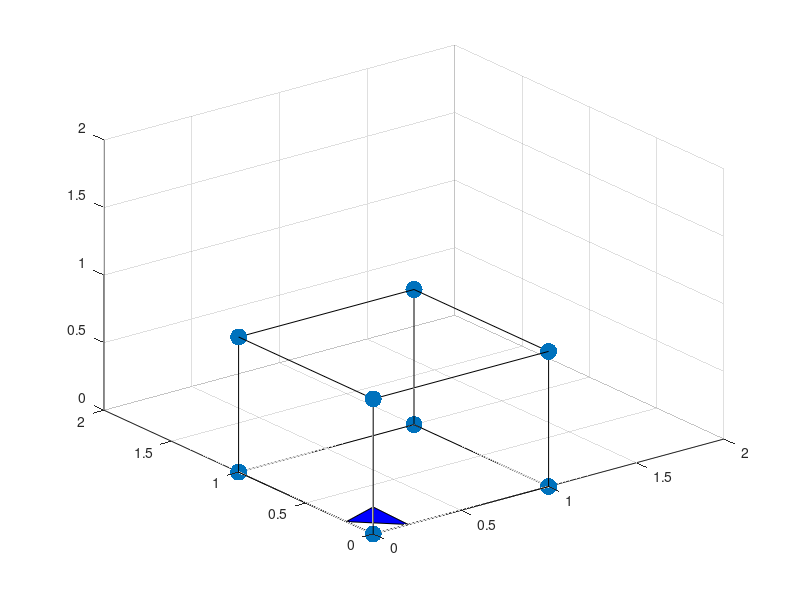

Reproduce this figure in MATLAB.
%Simple cube 
clear
clc
close all
%Plot atoms at the corrners of the cube
r1 = [0 1 0 0 1 1 0 1];
r2 = [0 0 1 0 1 0 1 1];
r3 = [0 0 0 1 0 1 1 1];

figure 
scatter3(r1(:),r2(:),r3(:),150,'filled')
axis([0 2 0 2 0 2])
hold on 
%Plot edge of the cube
for i = 1:7
   for j = i+1:8
       dist = sqrt((r1(i)-r1(j))^2+(r2(i)-r2(j))^2+(r3(i)-r3(j))^2);
       if (abs(dist-1)<=0.0001)
           plot3([r1(i),r1(j)],[r2(i),r2(j)],[r3(i),r3(j)],'black')
       end
   end
end

%Specify miller indices
%Prompt the user for the miller indices values hkl
h=input('input the value of h: ');
k=input('input the value of k: ');
l=input('input the value of l: ');

if h>=1 && k>=1 && l>=1
    x1=1/h;
    y1=1/k;
    z1=1/l;
 
  X = [x1 0 0];
  Y = [0 y1 0];
  Z = [0 0 z1];
  
  patch(X,Y,Z,'w','FaceColor','b')

elseif h==1&&k==0&&l==0
    [z1,y1]=meshgrid(-1:1:1);
    x1=ones(size(z1,1));
    surf(x1,y1,z1)
elseif h==0&&k==1&&l==0
    [z1,x1]=meshgrid(-1:1:1);
    y1=ones(size(z1,1));
    surf(x1,y1,z1)
elseif h==0&&k==0&&l==1
    [x1,y1]=meshgrid(-1:1:1);
    z1=ones(size(x1,1));
    surf(x1,y1,z1)


elseif h==1 && k==1 && l==0
    patch([1 1 0 0],[0 0 1 1],[0 1 1 0],'blue')
elseif h==1 && k==0 && l==1
    patch([0 1 1 0],[0 0 1 1],[0 0 1 1],'blue')
elseif h==0 && k==1 && l==1
    patch([1 1 0 0],[0 1 1 0],[1 0 0 1],'blue')

else
    disp('no match');
end


